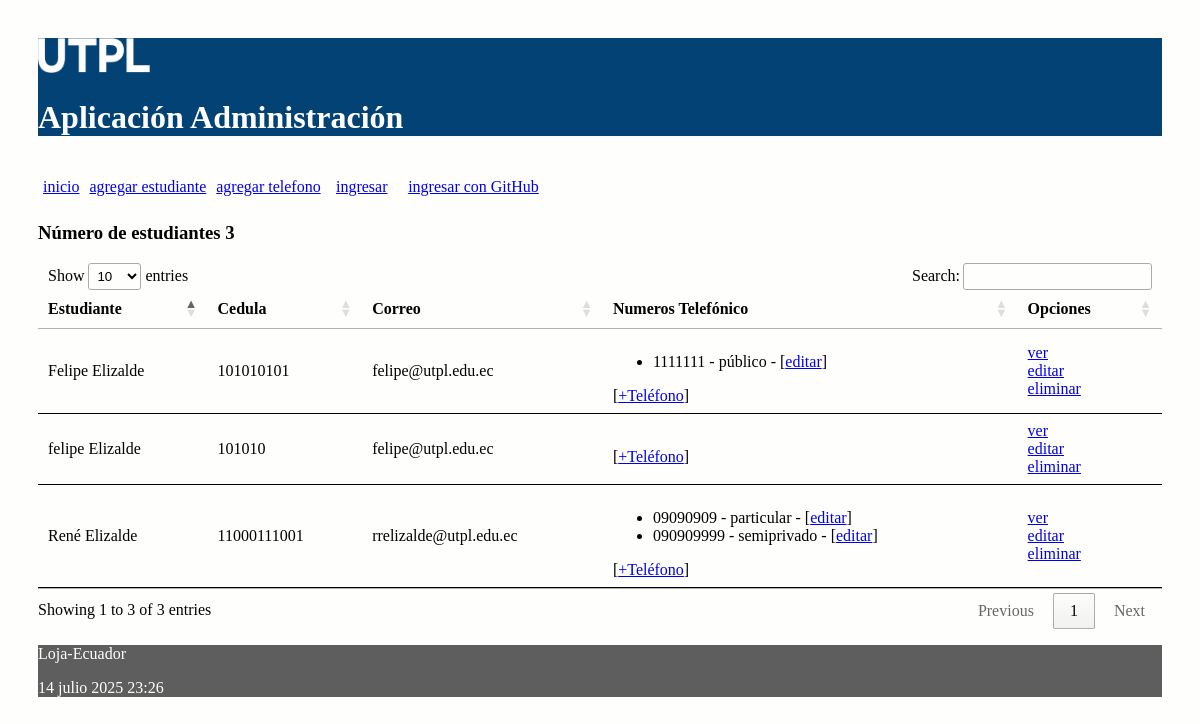
The page / on the database its author committed.
### administrativo/models.py (models this page shows, shortened)
class Estudiante(models.Model):
    nombre = models.CharField(max_length=30)
    apellido = models.CharField(max_length=30)
    cedula = models.CharField(max_length=30, unique=True)
    correo = models.EmailField()

class NumeroTelefonico(models.Model):
    telefono = models.CharField(max_length=100)
    tipo = models.CharField(max_length=100)
    estudiante = models.ForeignKey(Estudiante, on_delete=models.CASCADE,
            related_name="numeros_telefonicos")

### administrativo/views.py (the view)
# urls.py: path('', views.index, name='index'),
def index(request):
    estudiantes = Estudiante.objects.all()
    informacion_template = {'estudiantes': estudiantes, 'numero_estudiantes': len(estudiantes)}
    return render(request, 'index.html', informacion_template)

### administrativo/templates/index.html (shortened to what this page needs)
{% extends "master.html" %}
{% block content %}
<h3>Número de estudiantes {{ numero_estudiantes }}</h3>
<table id="tabla_datos">
  <thead>
    <tr>
      <th>Estudiante</th>
      <th>Cedula</th>
      <th>Correo</th>
      <th>Numeros Telefónico </th>
      <th>Opciones</th>
    </tr>
  </thead>
  {% for e in estudiantes %}
  <tr>
    <td> {{e.nombre}} {{e.apellido}}</td>
    <td> {{e.cedula}}</td>
    <td> {{e.correo}}</td>
    <td>
      <ul>
        {% for t in e.numeros_telefonicos.all %}
          <li>
            <span>{{t.telefono}} - {{t.tipo}} - [<a href="{% url 'editar_numero_telefonico' t.id %}">editar</a>] </span>
          </li>
        {% endfor %}
      </ul>
        [<a href="{% url 'crear_numero_telefonico_estudiante' e.id%}">+Teléfono</a>]
    </td>
    <td> <a href="{% url 'obtener_estudiante' e.id %}">ver</a> <br>
      <a href="{% url 'editar_estudiante' e.id %}">editar</a> <br>
      <a href="{% url 'eliminar_estudiante' e.id %}"
      onclick="return confirm('¿Está seguro de la eliminación?')" >
      eliminar</a>
    </td>
  </tr>
  {% endfor %}
</table>
{% endblock %}

### administrativo/templates/master.html (shortened to what this page needs)
<!DOCTYPE html>
<html>
  <head>
    {% load static %}
    <link rel="stylesheet" type="text/css" href="{% static 'css/estilos.css' %}">
    <link rel="stylesheet" type="text/css" href="https://cdn.datatables.net/1.10.25/css/jquery.dataTables.min.css">
  </head>
  <body>
    {% load socialaccount %}
    {% load account %}
  <header>
    <img src="{% static 'images/logo.png' %}" height="10%" width="10%" alt="My image">
    <h1>Aplicación Administración </h1>
    <nav class="top_menu">
      <ul>
        <li><a href="{% url 'index' %}">inicio</a></li>
        <li><a href="{% url 'crear_estudiante' %}">agregar estudiante</a></li>
        <li><a href="{% url 'crear_numero_telefonico' %}">agregar telefono</a></li>
        {% if user.is_authenticated %}
          <li><a href="{% url 'logout_view' %}">salir</a></li>
        {% else %}
          <li>[<a href="{% url 'login' %}">ingresar</a>]</li>
          <li>[<a href="{% provider_login_url 'github' %}">ingresar con GitHub</a>]</li>
        {% endif %}
      </ul>
    </nav>
  </header>
  <section>
      {% block content %}
      {% endblock %}
  </section>
    <footer>
      <p>Loja-Ecuador</p>
      <p>{% now "j F Y H:i" %}</p>
    </footer>
  </body>
</html>

### administrativo/static/css/estilos.css (style rules this page uses)
body { background: #FEFEFD; padding: 30px; }
header { background: #034275; color: #FFF; }
section { width: 100%; }
th, td { padding: 15px; border-bottom: 1px solid black; }
.top_menu ul { list-style:none; float:left; padding: 5px; width:95%; }
.top_menu ul li { float:left; margin-right:10px; margin-bottom:5px; text: #FFF; }
footer { background: #5E5E5E; color: #FFF; }

### rows shown on the page
Estudiante: nombre "René", apellido "Elizalde", cedula "11000111001", correo "rrelizalde@utpl.edu.ec"
NumeroTelefonico: telefono "09090909", tipo "particular"
NumeroTelefonico: telefono "090909999", tipo "semiprivado"
Estudiante: nombre "Felipe", apellido "Elizalde", cedula "101010101", correo "felipe@utpl.edu.ec"
NumeroTelefonico: telefono "1111111", tipo "público"
Estudiante: nombre "felipe", apellido "Elizalde", cedula "101010", correo "felipe@utpl.edu.ec"

### other values the page prints
{{ numero_estudiantes }} "3"
